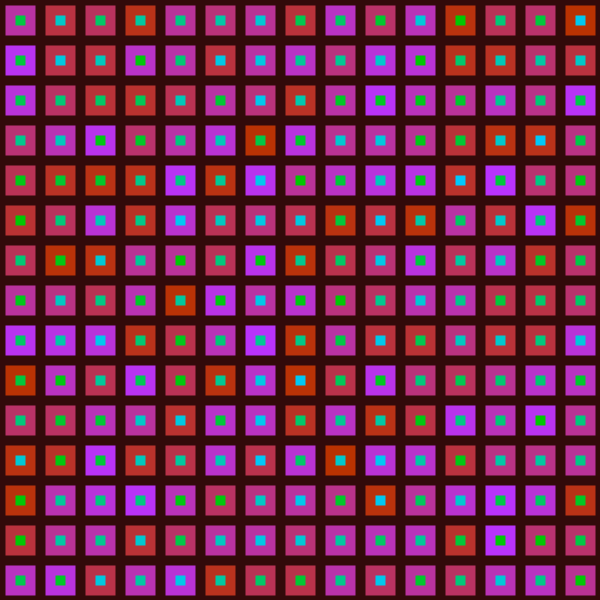
Frame 1 (no input)
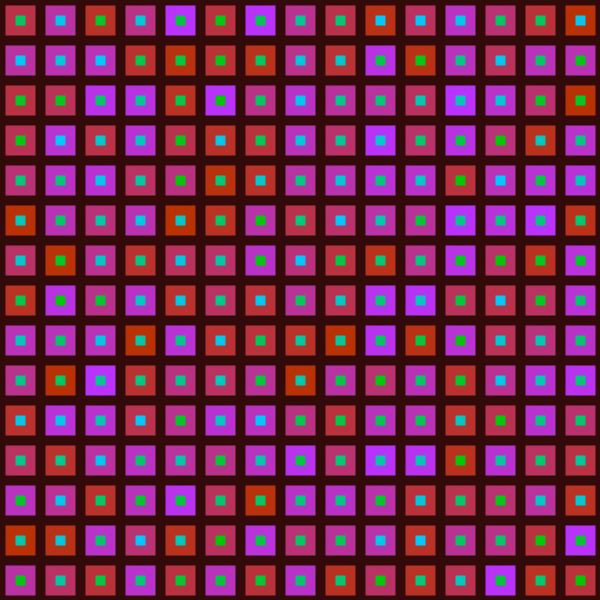
Frame 60 (the mouse pressed at the canvas centre just before this capture)
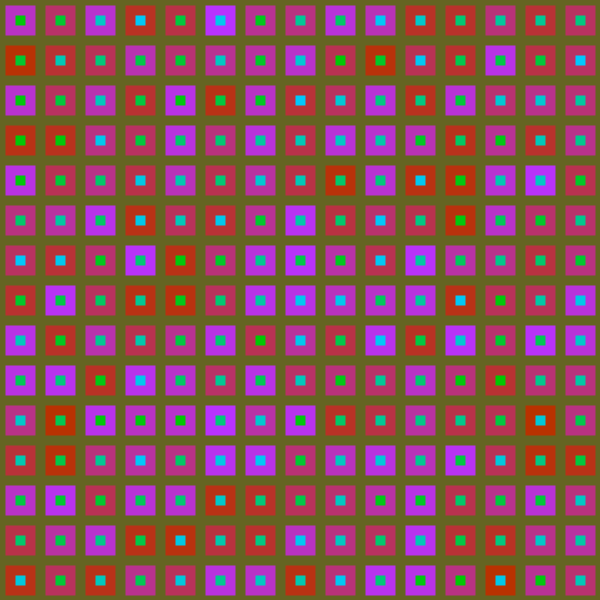
Frame 120 (the mouse held since frame 60 and released just before this capture)

The Processing sketch that drew these frames (run headless with seeded random() and noise(); from frame 60 on, the mouse is pressed at the canvas centre):

// Processing sketch: processing_39986
// ── processing_39986.pde


void setup() {
  size(600, 600);
}

void draw() {
 if(200< mouseX & mouseX<400){
    background(mouseX-200,100,random(100));
   }
    
  else {
   background(50,10,10);
  }

  for (int x=10; x < width; x = x + 40) {
    for (int y=10; y<height; y=y+40) {
      stroke(185,50,random(255));
      strokeWeight(10);
      fill(0, 200, random(255));
      rect(x,y,20,20);

    }
  }
}
   
